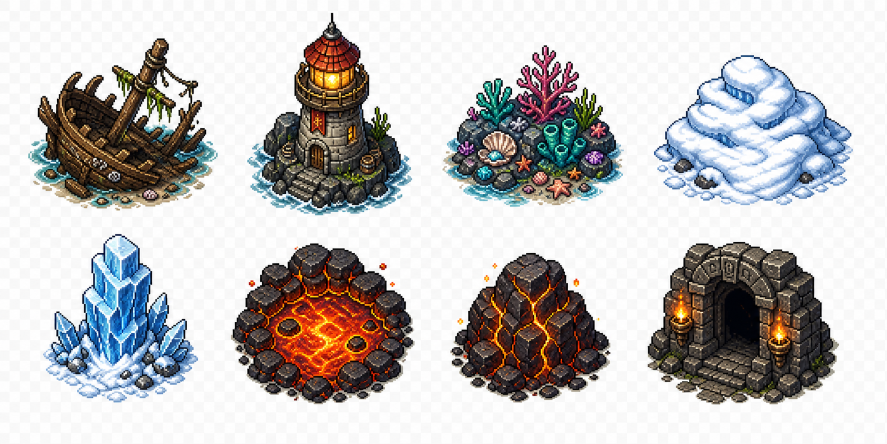
#> input picture Resources/Generated/GPT/SourceSheets/Objects/source_environment_objects_expansion_2026_05_15.png, 1774 x 887 px (shown at 1/2 size)
$ python slice_environment_objects_expansion_2026_05_15.py
#> lines starting #> are read from the running program, lines starting #| are printed output that depends on the picture
"""확장 지역 환경 오브젝트 시트 (4x2) -> 8개 PNG. 체커보드(거의 흰색) 배경 제거. 출력은 Objects/{Coast,Snowfield,Volcano,Dungeon}."""
from collections import deque
from pathlib import Path
from PIL import Image

SCRIPT_DIR = Path(__file__).resolve().parent
SOURCE_SHEET = SCRIPT_DIR / "source_environment_objects_expansion_2026_05_15.png"
OBJECTS_ROOT = SCRIPT_DIR.parents[1] / "Objects"

# (subdir, name) in 4x2 reading order
ITEMS = [
    ("Coast", "broken_ship"),
    ("Coast", "lighthouse"),
    ("Coast", "coral_outcrop"),
    ("Snowfield", "snow_drift"),
    ("Snowfield", "ice_pillar"),
    ("Volcano", "lava_pool"),
    ("Volcano", "ember_rock"),
    ("Dungeon", "dungeon_entrance"),
]
CANVAS, COLS, ROWS = 128, 4, 2  # 환경 오브젝트는 아이콘보다 크게 (장식 오브젝트 표준)


def is_bg(r, g, b, a):
    if a < 8:
        return True
    if r >= 235 and g >= 235 and b >= 235 and abs(r - g) <= 8 and abs(g - b) <= 8 and abs(r - b) <= 8:
        return True
    return False


def strip_bg(cell):
    cell = cell.convert("RGBA")
    px = cell.load()
    w, h = cell.size
    for y in range(h):
        for x in range(w):
            r, g, b, a = px[x, y]
            if is_bg(r, g, b, a):
                px[x, y] = (0, 0, 0, 0)
    return cell


def largest_blob(img):
    img = img.convert("RGBA")
    px = img.load()
    w, h = img.size
    label = [[0] * w for _ in range(h)]
    n = 0
    sizes = {}
    for y in range(h):
        for x in range(w):
            if label[y][x] != 0:
                continue
            if px[x, y][3] < 1:
                continue
            n += 1
            q = deque([(x, y)])
            label[y][x] = n
            cnt = 0
            while q:
                cx, cy = q.popleft()
                cnt += 1
                for nx, ny in ((cx + 1, cy), (cx - 1, cy), (cx, cy + 1), (cx, cy - 1)):
                    if 0 <= nx < w and 0 <= ny < h and label[ny][nx] == 0 and px[nx, ny][3] > 0:
                        label[ny][nx] = n
                        q.append((nx, ny))
            sizes[n] = cnt
    if not sizes:
        return img
    keep = max(sizes, key=lambda k: sizes[k])
    out = Image.new("RGBA", (w, h), (0, 0, 0, 0))
    op = out.load()
    for y in range(h):
        for x in range(w):
            if label[y][x] == keep:
                op[x, y] = px[x, y]
    return out


def fit_square(img, size):
    w, h = img.size
    if w == 0 or h == 0:
        return Image.new("RGBA", (size, size), (0, 0, 0, 0))
    scale = min(size / w, size / h)
    nw, nh = max(1, int(round(w * scale))), max(1, int(round(h * scale)))
    r = img.resize((nw, nh), Image.LANCZOS)
    canvas = Image.new("RGBA", (size, size), (0, 0, 0, 0))
    canvas.paste(r, ((size - nw) // 2, (size - nh) // 2), r)
    return canvas


def main():
    sheet = Image.open(SOURCE_SHEET).convert("RGBA")
    sw, sh = sheet.size
#> sw = 1774; sh = 887
    cw, ch = sw // COLS, sh // ROWS
#> cw = 443; ch = 443
    print(f"sheet={sw}x{sh}, cell={cw}x{ch}")
#| sheet=1774x887, cell=443x443
    for i, (subdir, name) in enumerate(ITEMS):
        col, row = i % COLS, i // COLS
        box = (col * cw, row * ch, (col + 1) * cw, (row + 1) * ch)
        cell = sheet.crop(box)
        cleaned = strip_bg(cell)
        iso = largest_blob(cleaned)
        bbox = iso.getbbox()
        trimmed = iso.crop(bbox) if bbox else iso
        final = fit_square(trimmed, CANVAS)
        out_dir = OBJECTS_ROOT / subdir
        out_dir.mkdir(parents=True, exist_ok=True)
        out_path = out_dir / f"{name}.png"
        if out_path.exists():
            raise SystemExit(f"refuse to overwrite existing {out_path}")
        final.save(out_path, "PNG")
        print(f"  [{i}] {subdir}/{name}.png  trimmed={trimmed.size}")
#> this loop made 8 passes
#> bbox on passes 1 to 8: (56, 76, 436, 418), (51, 25, 382, 431), (0, 90, 362, 414), (0, 110, 377, 411), (85, 24, 397, 354), (18, 43, 387, 366), (14, 62, 335, 363), (0, 40, 350, 367)
#> pass 1, in main, `cell = sheet.crop(box)`:
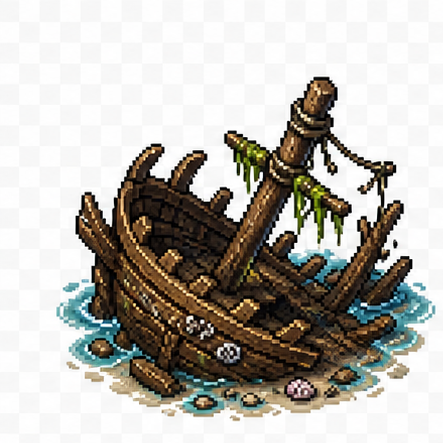
#> cell: PIL image 443x443 RGBA; mean R, G, B, A 185.3, 182.2, 175.8, 255
#> after the loop:
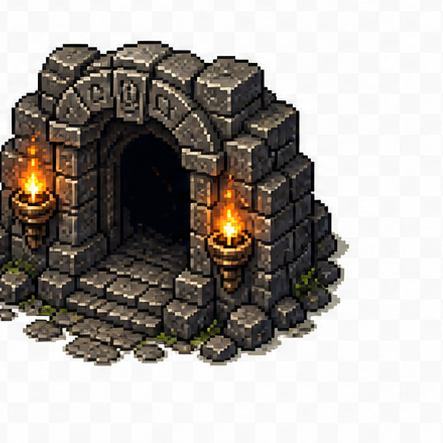
#> cell: PIL image 443x443 RGBA; mean R, G, B, A 168, 162.9, 157.9, 255
#> after the loop:
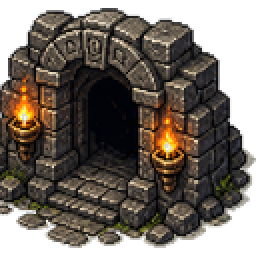
#> final: PIL image 128x128 RGBA (shown 2 times larger); mean R, G, B, A 55.1, 46.9, 38.9, 189.8; transparent parts drawn white
#> after the loop:
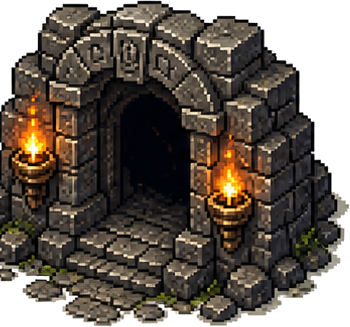
#> trimmed: PIL image 350x327 RGBA; mean R, G, B, A 58.7, 49.9, 41.3, 204.1; transparent parts drawn white


if __name__ == "__main__":
    main()
